Frame 1 (no input): blank canvas, image omitted
Frame 60 (the mouse pressed at the canvas centre just before this capture): blank canvas, image omitted
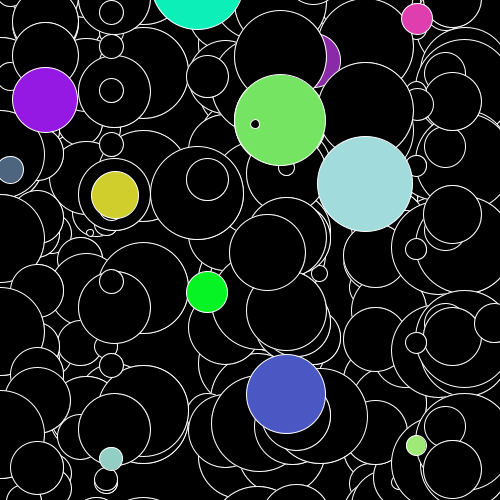
Frame 120 (the mouse held since frame 60 and released just before this capture)

The Processing sketch whose frames 1 and 60 were blank and that drew this single picture after the mouse press (run headless with seeded random() and noise(); from frame 60 on, the mouse is pressed at the canvas centre):

// Processing sketch: processing_137690
// ── processing_137690.pde


ArrayList<Circle> circles = new ArrayList(); 
int index = 0;


void setup(){
  size(500,500);
  background(0);
}

void draw(){
  
  if(mousePressed == true){
    Circle c = new Circle();
    circles.add(c);
  
}
 if(index % 2 == 0){
  for (Circle c : circles) {
    c.move();
  }
 }
 index++;
}






public class Circle{
  
  int r = (int)random(255);
  int g = (int)random(255);
  int b = (int)random(255);
  int x = (int)random(width);
  int y = (int)random(height);
  float yold;
  int d = (int)random(100);
  
  
 int t = 1;
 float G = 9.81;
  
 public Circle(){
   stroke(255);
    fill(r,g,b);
    ellipse(x,y,d,d);
    yold = y;
  }
  
   void move() {
    fill(0);
    ellipse(x,yold,d+1,d+1);
     
   t += 1;
   //translate(0.0, -G*t*t/2 + y);
    fill(r,g,b);
    yold = -(-G*t*t/2+y);
    ellipse( x,yold,d,d);
   
 }
}
